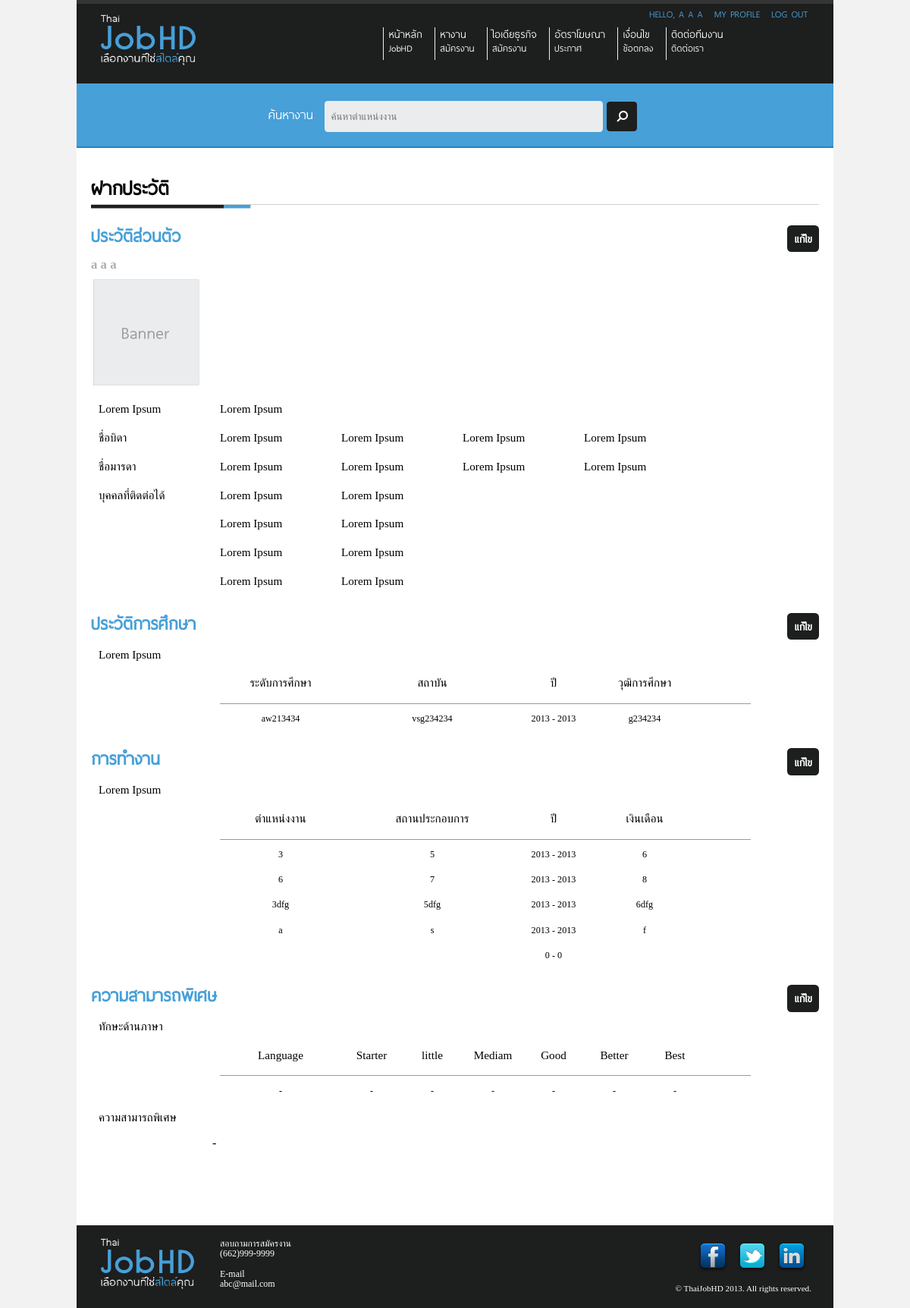
The page /Site/view-profile.php (signed in) on the database its author committed.
### tables this page shows
CREATE TABLE IF NOT EXISTS `buildthedot_thaijobhd_user_account` (
  `id` int(11) NOT NULL AUTO_INCREMENT,
  `email` varchar(200) NOT NULL,
  `password` varchar(250) NOT NULL,
  `firstname` varchar(200) NOT NULL,
  `midname` varchar(200) NOT NULL,
  `lastname` varchar(200) NOT NULL,
  `profile_picture` varchar(200) NOT NULL,
  `job_id` int(40) NOT NULL,
  `job_status` varchar(100) NOT NULL,
  `admin_status` int(1) NOT NULL,
  `address` longtext NOT NULL,
  PRIMARY KEY (`id`),
  UNIQUE KEY `email` (`email`)
);

CREATE TABLE IF NOT EXISTS `buildthedot_thaijobhd_user_history_educations` (
  `user_history_educations_id` int(50) NOT NULL AUTO_INCREMENT,
  `user_account_id` int(50) NOT NULL,
  `education_level` varchar(200) NOT NULL,
  `Institution` varchar(200) NOT NULL,
  `year_start` date NOT NULL,
  `year_end` date NOT NULL,
  `educational_background` varchar(200) NOT NULL,
  PRIMARY KEY (`user_history_educations_id`)
);

CREATE TABLE IF NOT EXISTS `buildthedot_thaijobhd_user_history_experiences` (
  `user_history_experiences_id` int(50) NOT NULL AUTO_INCREMENT,
  `user_account_id` int(11) NOT NULL,
  `job_position` varchar(200) NOT NULL,
  `company_name` varchar(200) NOT NULL,
  `year_start` date NOT NULL,
  `year_end` date NOT NULL,
  `salary` varchar(200) NOT NULL,
  PRIMARY KEY (`user_history_experiences_id`)
);

### Site/view-profile.php (the view, shortened to what this page needs)
<?php
$rootpath = "./";
$rootadminpath = "./admin/";
include ($rootpath . "include/header.php");
include ($rootpath . "include/top-menu.php");
include ($rootpath . "include/search-bar.php");
if($_SESSION["userid"] == "" || (!(isset($_SESSION["userid"])))) {
	header("location: ".$rootpath."login.php");
}
else{
	$sql_user="
		SELECT *
		FROM  `buildthedot_thaijobhd_user_account`
		WHERE `id` = '".$_SESSION["userid"]."' ;
	";
	$result_user = @mysql_query($sql_user);
	if($rs_user = @mysql_fetch_array($result_user)){
?>
		<div id="wrapper">
			<div id="content" class="container_12">
				<div id="content-profile">
					<div id="head-title">
						<h1>ฝากประวัติ</h1>
					</div>
					<h2 id="sub-title">ประวัติส่วนตัว <span class="right"><a href="<?php echo $rootpath; ?>edit-profile.php" class="button round black right">แก้ไข</a></span></h2>
					<h3 class="text-grey"><?php echo $rs_user["firstname"]." ".$rs_user["midname"]." ".$rs_user["lastname"]; ?></h3>
					<div>
						<img src="images/<?php
							if($rs_user["profile_picture"] != ""){
								echo "user_account/".$rs_user["picture_profile"];
							}
							else{
								echo "banner-2.png";
							}
						?>" width="144" height="143" />
					</div>
					<br class="clear"/>
					<p class="grid_2">
						Lorem Ipsum
					</p>
					<p class="grid_8">
						Lorem Ipsum
					</p>
					<br class="clear"/>
					<p class="grid_2">
						ชื่อบิดา
					</p>
					<p class="grid_2">
						Lorem Ipsum
					</p>
					<p class="grid_2">
						Lorem Ipsum
					</p>
					<p class="grid_2">
						Lorem Ipsum
					</p>
					<p class="grid_2">
						Lorem Ipsum
					</p>
					<br class="clear"/>
					<p class="grid_2">
						ชื่อมารดา
					</p>
					<p class="grid_2">
						Lorem Ipsum
					</p>
					<p class="grid_2">
						Lorem Ipsum
					</p>
					<p class="grid_2">
						Lorem Ipsum
					</p>
					<p class="grid_2">
						Lorem Ipsum
					</p>
					<br class="clear"/>
					<p class="grid_2">
						บุคคลที่ติดต่อได้
					</p>
					<p class="grid_2">
						Lorem Ipsum
					</p>
					<p class="grid_3">
						Lorem Ipsum
					</p>
					<br class="clear"/>
					<p class="grid_2 prefix_2">
						Lorem Ipsum
					</p>
					<p class="grid_2">
						Lorem Ipsum
					</p>
					<br class="clear"/>
					<p class="grid_2 prefix_2">
						Lorem Ipsum
					</p>
					<p class="grid_2">
						Lorem Ipsum
					</p>
					<br class="clear"/>
					<p class="grid_2 prefix_2">
						Lorem Ipsum
					</p>
					<p class="grid_2">
						Lorem Ipsum
					</p>
					<br class="clear"/>
					<h2 id="sub-title">ประวัติการศึกษา<span class="right"><a href="<?php echo $rootpath; ?>add-education.php" class="button round black right">แก้ไข</a></span></h2>
					<p class="grid_2">
						Lorem Ipsum
					</p>
					<br class="clear"/>
					<div class="prefix_2">
						<div id="head-table1" class="grid_9">
							<p class="grid_2 center">
								ระดับการศึกษา
							</p>
							<p class="grid_3 center">
								สถาบัน
							</p>
							<p class="grid_1 center">
								ปี
							</p>
							<p class="grid_2 center">
								วุฒิการศึกษา
							</p>
						</div>
					</div>
					<br class="clear"/>
<?php
					$sql_edu="
						SELECT *, YEAR(`year_start`) AS year_start_1, YEAR(`year_end`) AS year_end_1
						FROM  `buildthedot_thaijobhd_user_history_educations`
						WHERE `user_account_id` = '".$_SESSION["userid"]."' ;
					";
					$result_edu = @mysql_query($sql_edu);
					if(@mysql_num_rows($result_edu)==0){
?>
						<div class="prefix_2">
							<div class="grid_9" id="table-content">
								<p class="grid_2 center">
									-
								</p>
								<p class="grid_3 center">
									-
								</p>
								<p class="grid_1 center">
									-
								</p>
								<p class="grid_2 center">
									-
								</p>
							</div>
						</div>
						<br class="clear"/>
<?php
					}
					else{
						while($rs_edu = @mysql_fetch_array($result_edu)){
?>
							<div class="prefix_2">
								<div class="grid_9" id="table-content">
									<p class="grid_2 center">
										<?php echo $rs_edu["education_level"]; ?>
									</p>
									<p class="grid_3 center">
										<?php echo $rs_edu["Institution"]; ?>
									</p>
									<p class="grid_1 center">
										<?php echo $rs_edu["year_start_1"]." - ".$rs_edu["year_end_1"]; ?>
									</p>
									<p class="grid_2 center">
										<?php echo $rs_edu["educational_background"]; ?>
									</p>
								</div>
							</div>
							<br class="clear"/>
<?php
						}
					}
?>
					<h2 id="sub-title">การทำงาน<span class="right"><a href="<?php echo $rootpath; ?>add-experience.php" class="button round black right">แก้ไข</a></span></h2>
					<p class="grid_2">
						Lorem Ipsum
					</p>
					<br class="clear"/>
					<div class="prefix_2">
						<div id="head-table1" class="grid_9">
							<p class="grid_2 center">
								ตำแหน่งงาน
							</p>
							<p class="grid_3 center">
								สถานประกอบการ
							</p>
							<p class="grid_1 center">
								ปี
							</p>
							<p class="grid_2 center">
								เงินเดือน
							</p>
						</div>
					</div>
					<br class="clear"/>
<?php
					$sql_experiences="
						SELECT *, YEAR(`year_start`) AS year_start_1, YEAR(`year_end`) AS year_end_1
						FROM  `buildthedot_thaijobhd_user_history_experiences`
						WHERE `user_account_id` = '".$_SESSION["userid"]."' ;
					";
					$result_experiences = @mysql_query($sql_experiences);
					if(@mysql_num_rows($result_experiences)==0){
?>
						<div class="prefix_2">
							<div class="grid_9" id="table-content">
								<p class="grid_2 center">
									-
								</p>
								<p class="grid_3 center">
									-
								</p>
								<p class="grid_1 center">
									-
								</p>
								<p class="grid_2 center">
									-
								</p>
							</div>
						</div>
						<br class="clear"/>
<?php
					}
					else{
						while($rs_experiences = @mysql_fetch_array($result_experiences)){
?>
							<div class="prefix_2">
								<div class="grid_9" id="table-content">
									<p class="grid_2 center">
										<?php echo $rs_experiences["job_position"]; ?>
									</p>
									<p class="grid_3 center">
										<?php echo $rs_experiences["company_name"]; ?>
									</p>
									<p class="grid_1 center">
										<?php echo $rs_experiences["year_start_1"]." - ".$rs_experiences["year_end_1"]; ?>
									</p>
									<p class="grid_2 center">
										<?php echo $rs_experiences["salary"]; ?>
									</p>
								</div>
							</div>
							<br class="clear"/>
<?php
						}
					}
?>
					<h2 id="sub-title">ความสามารถพิเศษ<span class="right"><a href="<?php echo $rootpath; ?>add-talent.php" class="button round black right">แก้ไข</a></span></h2>
					<p class="grid_2">
						ทักษะด้านภาษา
					</p>
					<br class="clear"/>
					<div class="prefix_2">
						<div id="head-table1" class="grid_9">
							<p class="grid_2 center">
								Language
							</p>
							<p class="grid_1 center">
								Starter
							</p>
							<p class="grid_1 center">
								little
							</p>
							<p class="grid_1 center">
								Mediam
							</p>
							<p class="grid_1 center">
								Good
							</p>
							<p class="grid_1 center">
								Better
							</p>
							<p class="grid_1 center">
								Best
							</p>
						</div>
					</div>
					<br class="clear"/>
<?php
					$sql_history_talent_language="
						SELECT *
						FROM  `buildthedot_thaijobhd_user_history_talent_language`
						WHERE `user_account_id` = '".$_SESSION["userid"]."' ;
					";
					$result_history_talent_language = @mysql_query($sql_history_talent_language);
					if(@mysql_num_rows($result_history_talent_language)==0){
?>
						<div class="prefix_2">
							<div class="grid_9" id="table-content">
								<p class="grid_2 center">
									-
								</p>
								<p class="grid_1 center">
									-
								</p>
								<p class="grid_1 center">
									-
								</p>
								<p class="grid_1 center">
									-
								</p>
								<p class="grid_1 center">
									-
								</p>
								<p class="grid_1 center">
									-
								</p>
								<p class="grid_1 center">
									-
								</p>
							</div>
						</div>
						<br class="clear"/>
<?php
					}
?>
					<p class="grid_2">
						ความสามารถพิเศษ
					</p>
					<br class="clear"/>
					<div class="prefix_2">
<?php
					$sql_history_talent_others="
						SELECT *
						FROM  `buildthedot_thaijobhd_user_history_talent_others`
						WHERE `user_account_id` = '".$_SESSION["userid"]."' ;
					";
					$result_history_talent_others = @mysql_query($sql_history_talent_others);
					if(@mysql_num_rows($result_history_talent_others)==0){
						echo "-";
					}
?>
					</div>
				</div>
			</div>
<?php
			include ("include/footer.php");
		}
}
?>

### Site/include/header.php (shortened to what this page needs)
<!DOCTYPE html>
<html>
	<head>
		<link href="<?php echo $rootpath; ?>css/reset.css" rel="stylesheet" type="text/css">
		<link href="<?php echo $rootpath; ?>css/960.css" rel="stylesheet" type="text/css">
		<link href="<?php echo $rootpath; ?>css/style.css" rel="stylesheet" type="text/css">
		<link href="<?php echo $rootpath; ?>css/pagination.css" rel="stylesheet" type="text/css">
		<link rel="stylesheet" href="<?php echo $rootadminpath; ?>css/datepicker.css">
	</head>
	<body>

### Site/include/top-menu.php (shortened to what this page needs)
<div id="wrapper">
	<div id="header" class="container_12">
		<div class="right"  class="grid_12">
			<ul id="my-profile">
<?php
				if(!isset($_SESSION['userid']) || empty($_SESSION['userid']) || $_SESSION['userid'] == ""){
?>
					<li>
						<a href="login.php" class="text-blue">Sign in</a>
					</li>
					<li>
						<a href="register.php" class="text-grey">Register</a>
					</li>
<?php
				}
				else{
?>
					<li class="text-blue">
<?php
						$sql_user = "
							SELECT *
							FROM  `buildthedot_thaijobhd_user_account`
							WHERE `id` = '".$_SESSION["userid"]."' ;
						";
						$result_user = @mysql_query($sql_user);
						if($result_user)
						{
							if($rs_user = @mysql_fetch_array($result_user)){
								echo "Hello, ".$rs_user["firstname"]." ".$rs_user["midname"]." ".$rs_user["lastname"];
							}
						}
						else {
							echo "Error";
						}
?>
					</li>
					<li>
						<a href="view-profile.php" class="text-blue">
							My Profile
						</a>
					</li>
					<li>
						<a href="include/module/logout_process.php" class="text-blue" id="logout">
							Log out
						</a>
					</li>
<?php
				}
?>
			</ul>
		</div>
		<div id="login-intro" class="grid_3">
			<img src="images/logo.png" alt="ThaiJobHD" width="130" height="71">
		</div>
		<div id="top-nav" class="grid_8 prefix_1">
			<ul>
				<li>
					<a href="index.php">หน้าหลัก
					<br/>
					<span id="sub-memu">JobHD</span></a>
				</li>
				<li>
					<a href="find-job.php">หางาน
					<br/>
					<span id="sub-memu">สมัครงาน</span></a>
				</li>
				<li>
					<a href="business-idea.php">ไอเดียธุรกิจ
					<br/>
					<span id="sub-memu">สมัครงาน</span></a>
				</li>
				<li>
					<a href="advertisement-rate.php">อัตราโฆษณา
					<br/>
					<span id="sub-memu">ประกาศ</span></a>
				</li>
				<li>
					<a href="condition.php">เงื่อนไข
					<br/>
					<span id="sub-memu">ข้อตกลง</span></a>
				</li>
				<li>
					<a href="contact-us.php">ติดต่อทีมงาน
					<br/>
					<span id="sub-memu">ติดต่อเรา</span></a>
				</li>
			</ul>
		</div>
	</div>

### Site/include/search-bar.php
<div id="search-bar" class="container_12">
	<form action="search.php" method="POST" id="search-form" class="center"  class="grid_12">
		<fieldset>
			<label for="keyword">ค้นหางาน</label>
			<input type="text" id="keyword" class="round" name="search" placeholder="ค้นหาตำแหน่งงาน" />
			<input type="submit" value="" class="round black ic-search" />
		</fieldset>
	</form>
</div>

### Site/include/footer.php (shortened to what this page needs)
			<div id="footer" class="container_12">
				<div class="grid_2">
					<img src="images/logo.png" width="128" height="71">
				</div>
				<div class="grid_3">
					<p>
						สอบถามการสมัครงาน
						<br/>
						(662)999-9999
					</p>
					<p>
						E-mail
						<br/>
						abc@mail.com
					</p>
				</div>
				<div class="grid_3 prefix_4">
					<div class="right">
						<ul>
							<li><img src="images/Facebook.png" width="52" height="52" alt="Facebook">
							</li>
							<li><img src="images/Twitter.png" width="52" height="52" alt="Twitter">
							</li>
							<li><img src="images/LinkedIn.png" width="52" height="52" alt="LinkedIn">
							</li>
						</ul>
					</div>
					<br class="clear"/>
					<div id="copyright" class="right">
						&copy; ThaiJobHD 2013. All rights reserved.
					</div>
				</div>
			</div>
		</div>
	</body>
</html>

### Site/css/960.css (style rules this page uses)
body { min-width: 960px; }
.container_12, .container_16 { margin-left: auto; margin-right: auto; width: 960px; }
.grid_1, .grid_2, .grid_3, .grid_4, .grid_5, .grid_6, .grid_7, .grid_8, .grid_9, .grid_10, .grid_11, .grid_12, .grid_13, .grid_14, .grid_15, .grid_16 { display: inline; float: left; margin-left: 10px; margin-right: 10px; }
.container_12 .grid_3, .container_16 .grid_4 { width: 220px; }
.container_12 .grid_9, .container_16 .grid_12 { width: 700px; }
.container_12 .grid_1 { width: 60px; }
.container_12 .grid_2 { width: 140px; }
.container_12 .grid_8 { width: 620px; }
.container_12 .prefix_1 { padding-left: 80px; }
.container_12 .prefix_2 { padding-left: 160px; }
.container_12 .prefix_4 { padding-left: 320px; }
.clearfix:before, .clearfix:after, .container_12:before, .container_12:after, .container_16:before, .container_16:after { content: '.'; display: block; overflow: hidden; visibility: hidden; font-size: 0; line-height: 0; width: 0; height: 0; }
.clearfix:after, .container_12:after, .container_16:after { clear: both; }
.clearfix, .container_12, .container_16 { zoom: 1; }

### rows shown on the page
buildthedot_thaijobhd_user_account: firstname "A", midname "A", lastname "A", firstname "a", midname "a", lastname "a"
buildthedot_thaijobhd_user_history_educations: education_level "aw213434", Institution "vsg234234", year_start_1 "2013", year_end_1 "2013", educational_background "g234234"
buildthedot_thaijobhd_user_history_experiences: job_position "3", company_name "5", year_start_1 "2013", year_end_1 "2013", salary "6"
buildthedot_thaijobhd_user_history_experiences: job_position "6", company_name "7", year_start_1 "2013", year_end_1 "2013", salary "8"
buildthedot_thaijobhd_user_history_experiences: job_position "3dfg", company_name "5dfg", year_start_1 "2013", year_end_1 "2013", salary "6dfg"
buildthedot_thaijobhd_user_history_experiences: job_position "a", company_name "s", year_start_1 "2013", year_end_1 "2013", salary "f"
buildthedot_thaijobhd_user_history_experiences: year_start_1 "0", year_end_1 "0"
